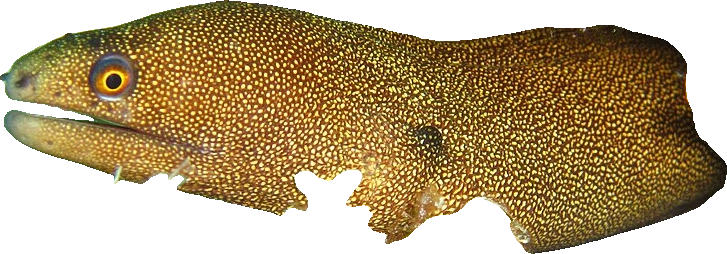
#> input picture photos/cut/moray.png, 727 x 254 px
$ python moray_frames.py cut/moray.png
#> lines starting #> are read from the running program, lines starting #| are printed output that depends on the picture
"""The moray from its photo: flipped so it leans out of the cave to the right,
with a slow sway of the head (24 frames, looping)."""
import math
import os
import sys

from PIL import Image

HERE = os.path.dirname(os.path.abspath(__file__))


def main(outdir, frames=24, width=820):
#> called with outdir = 'cut/moray.png', frames = 24, width = 820
    im = Image.open(os.path.join(HERE, 'cut', 'moray.png')).convert('RGBA').transpose(Image.FLIP_LEFT_RIGHT)
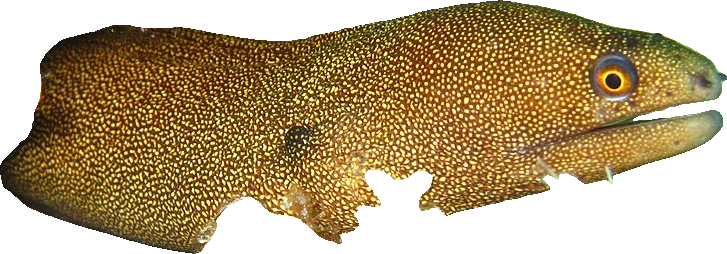
#> im: PIL image 727x254 RGBA; mean R, G, B, A 129.2, 108.4, 59.8, 168.7; transparent parts drawn white
    im = im.resize((width, int(width * im.height / im.width)), Image.LANCZOS)
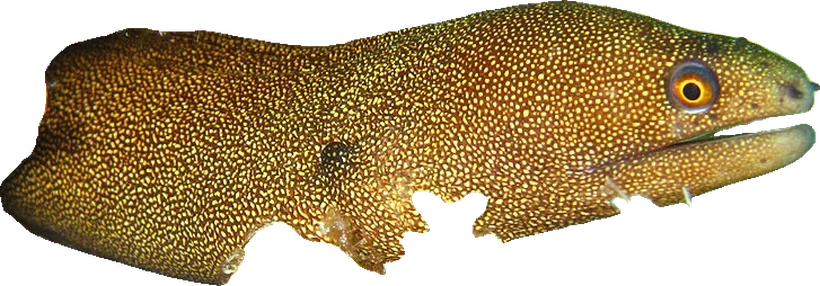
#> im: PIL image 820x286 RGBA; mean R, G, B, A 94.4, 72.9, 35.2, 168.7; transparent parts drawn white
    pad = 40
    base = Image.new('RGBA', (im.width + 2 * pad, im.height + 2 * pad), (0, 0, 0, 0))
#> base: PIL image 900x366 RGBA; every value is 0
    base.paste(im, (pad, pad))
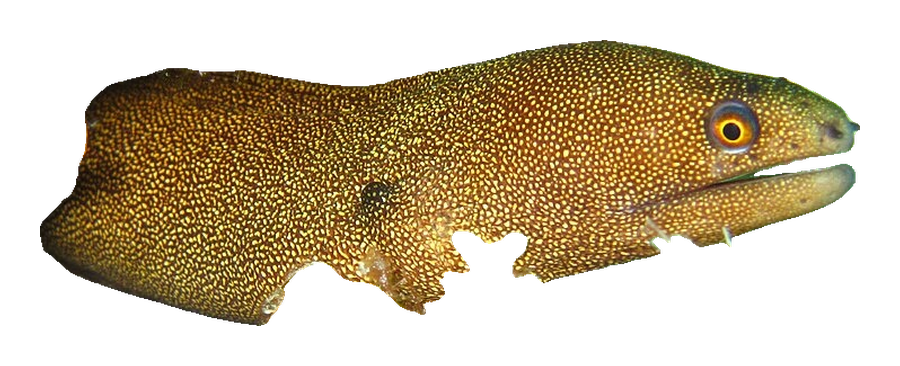
#> base: PIL image 900x366 RGBA; mean R, G, B, A 67.2, 51.9, 25.1, 120.1; transparent parts drawn white
    os.makedirs(outdir, exist_ok=True)
    # sway about the lower left, where the body comes out of the hole
    pivot = (pad + int(im.width * 0.15), pad + im.height)
#> pivot = (163, 326)
    for k in range(frames):
        a = 1.8 * math.sin(2 * math.pi * k / frames)
        fr = base.rotate(a, resample=Image.BICUBIC, center=pivot)
        fr.save(os.path.join(outdir, 'moray_%02d.png' % k))
#> this loop made 24 passes
#> pass 2, in main, `fr = base.rotate(a, resample=Image.BICUBIC, center=pivot)`:
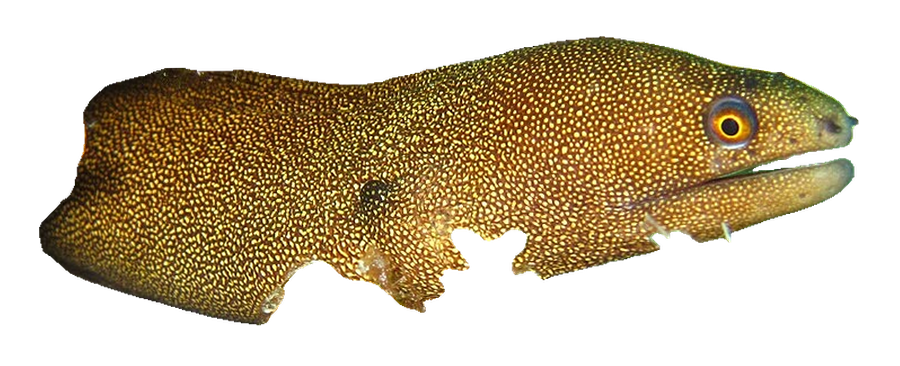
#> fr: PIL image 900x366 RGBA; mean R, G, B, A 66.7, 51.5, 25, 120.1; transparent parts drawn white
#> pass 3, in main, `fr = base.rotate(a, resample=Image.BICUBIC, center=pivot)`:
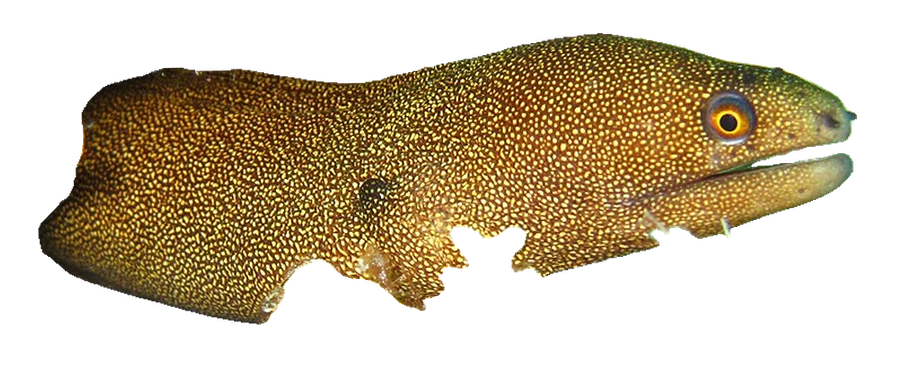
#> fr: PIL image 900x366 RGBA; mean R, G, B, A 66.7, 51.5, 25, 120.1; transparent parts drawn white
#> after the loop:
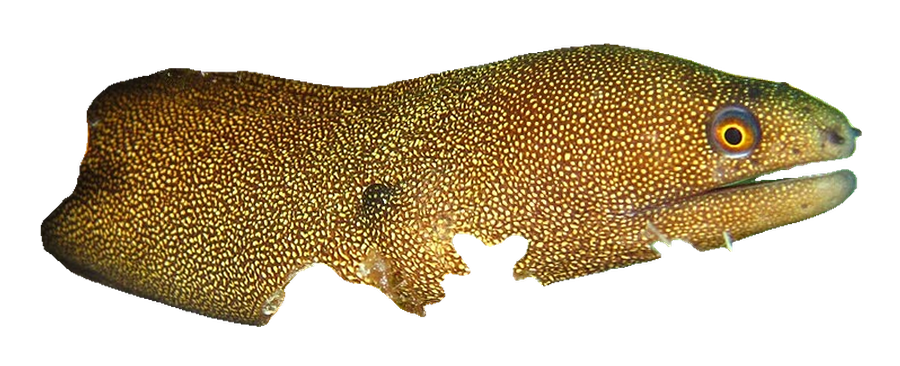
#> fr: PIL image 900x366 RGBA; mean R, G, B, A 66.7, 51.5, 25, 120.1; transparent parts drawn white


if __name__ == '__main__':
    main(sys.argv[1])

$ run again, with photos/cut/angel.png copied over photos/cut/moray.png
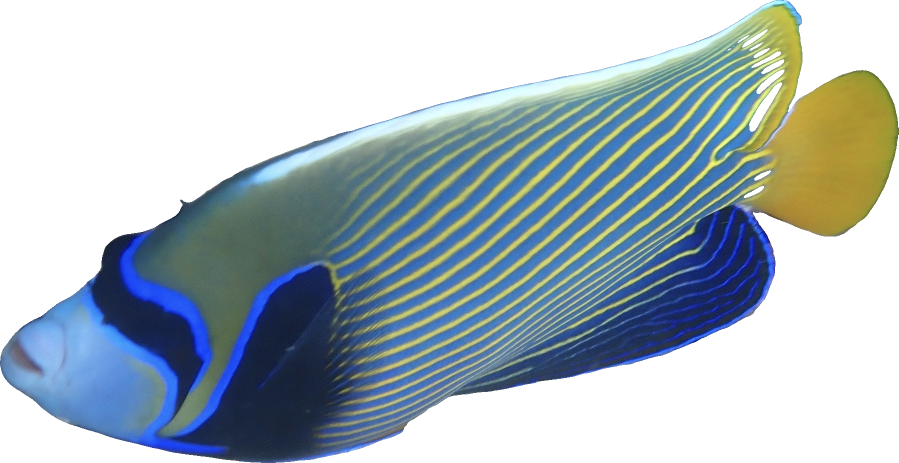
#> input picture photos/cut/angel.png, 1797 x 926 px (shown at 1/2 size)
#> in main, `im = im.resize((width, int(width * im.height / im.width)), Image.LANCZ..`:
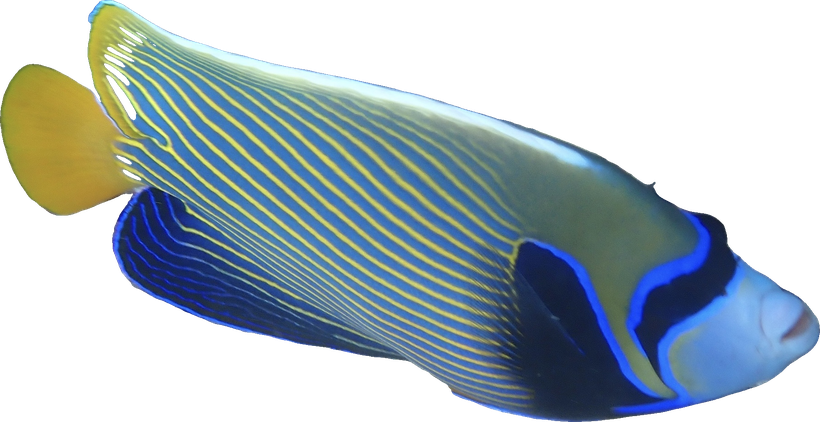
#> im: PIL image 820x422 RGBA; mean R, G, B, A 53.1, 66.6, 73.4, 136.6; transparent parts drawn white
#> after the loop in main, `for k in range(frames):`:
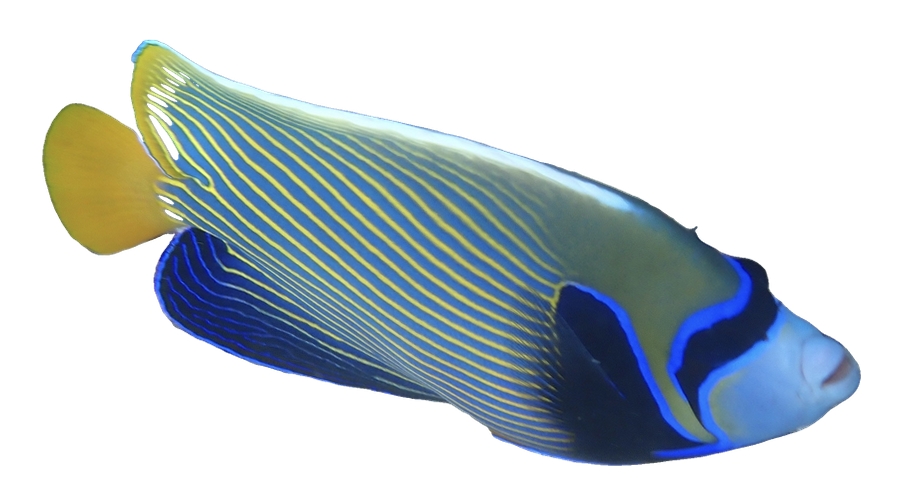
#> fr: PIL image 900x502 RGBA; mean R, G, B, A 40.3, 50.6, 55.8, 104.6; transparent parts drawn white

$ run again, with photos/cut/barracuda.png copied over photos/cut/moray.png
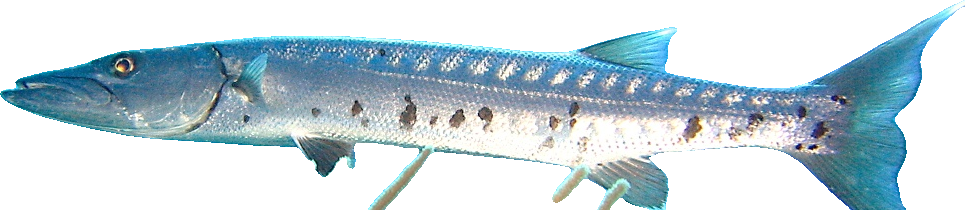
#> input picture photos/cut/barracuda.png, 965 x 210 px
#> in main, `im = im.resize((width, int(width * im.height / im.width)), Image.LANCZ..`:
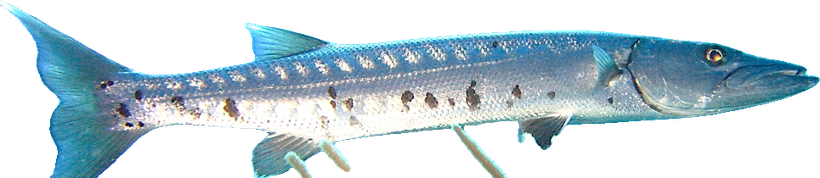
#> im: PIL image 820x178 RGBA; mean R, G, B, A 62, 80.2, 88.2, 121; transparent parts drawn white
#> after the loop in main, `for k in range(frames):`:
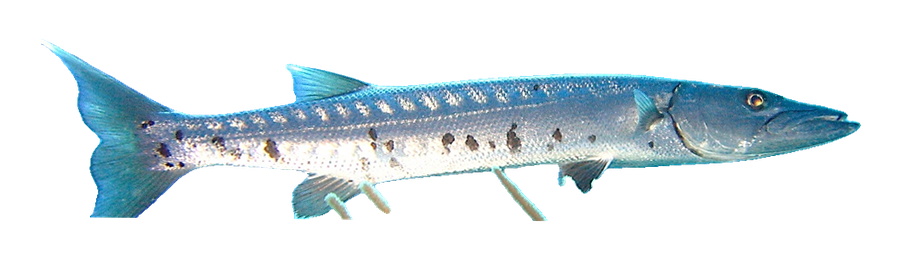
#> fr: PIL image 900x258 RGBA; mean R, G, B, A 38.7, 50.2, 55.2, 76.1; transparent parts drawn white
